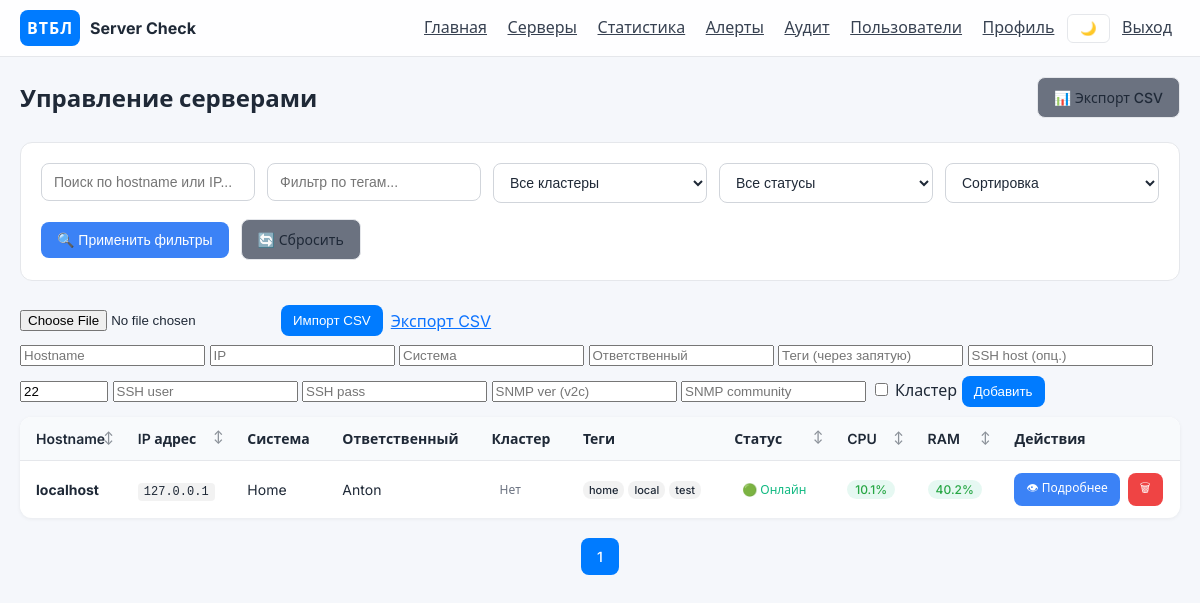
Before: /servers (signed in) with the older database file.
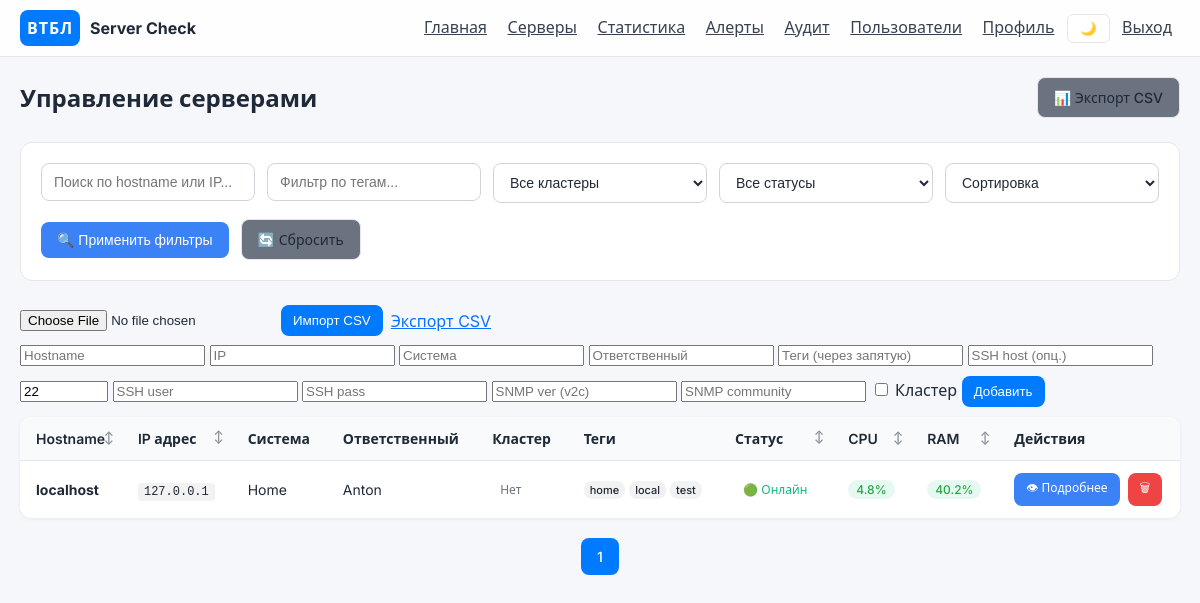
After: the same page with the newer database file.
### app/models.py (models this page shows)
class Server(Base):
    __tablename__ = "servers"
    id = Column(Integer, primary_key=True, index=True)
    hostname = Column(String(200), nullable=False)
    ip_address = Column(String(100), nullable=False)
    system_name = Column(String(200), nullable=True)
    owner = Column(String(200), nullable=True)
    is_cluster = Column(Boolean, default=False)
    tags = Column(String(500), nullable=True)
    ssh_host = Column(String(200), nullable=True)
    ssh_port = Column(Integer, default=22)
    ssh_username = Column(String(200), nullable=True)
    ssh_password = Column(String(500), nullable=True)  # Encrypted
    snmp_version = Column(String(10), nullable=True)  # v2c
    snmp_community = Column(String(500), nullable=True)  # Encrypted
    metric_source = Column(String(20), default="auto")  # auto|local|ssh|snmp
    created_at = Column(DateTime, default=datetime.utcnow)
    metrics = relationship("Metric", back_populates="server", cascade="all, delete-orphan")

class Metric(Base):
    __tablename__ = "metrics"
    id = Column(Integer, primary_key=True, index=True)
    server_id = Column(Integer, ForeignKey("servers.id", ondelete="CASCADE"), nullable=False, index=True)
    timestamp = Column(DateTime, default=datetime.utcnow, index=True)
    cpu_percent = Column(Float, nullable=True)
    ram_percent = Column(Float, nullable=True)
    disk_percent = Column(Float, nullable=True)
    processes = Column(Integer, nullable=True)
    network_in_kbps = Column(Float, nullable=True)
    network_out_kbps = Column(Float, nullable=True)
    reachable = Column(Boolean, default=None)
    server = relationship("Server", back_populates="metrics")

### app/routers.py (the view, shortened to what this page needs)
@router.get("/servers")
async def list_servers(
    request: Request,
    db: AsyncSession = Depends(get_db),
    q: str | None = None,
    cluster: str | None = None,  # 'yes' | 'no' | None
    reachable: str | None = None,  # 'yes' | 'no' | None
    sort: str | None = None,  # hostname|ip|reachable|cpu|ram
    tag: str | None = None,
    page: int = Query(1, ge=1),
    per_page: int = Query(20, ge=1, le=100),
):
    if not request.user.is_authenticated:
        return RedirectResponse(url="/login", status_code=HTTP_302_FOUND)
    servers = (await db.execute(select(Server))).scalars().all()
    enriched = []
    for s in servers:
        latest = (await db.execute(
            select(Metric).where(Metric.server_id == s.id).order_by(Metric.timestamp.desc()).limit(1)
        )).scalar_one_or_none()
        enriched.append((s, latest))
    if q:
        qlow = q.lower()
        enriched = [e for e in enriched if (qlow in e[0].hostname.lower()) or (qlow in e[0].ip_address.lower()) or (e[0].system_name and qlow in e[0].system_name.lower()) or (e[0].owner and qlow in e[0].owner.lower())]
    if cluster in {"yes", "no"}:
        want = cluster == "yes"
        enriched = [e for e in enriched if bool(e[0].is_cluster) == want]
    if reachable in {"yes", "no"}:
        want = reachable == "yes"
        enriched = [e for e in enriched if (e[1].reachable if e[1] is not None else False) == want]
    if tag:
        t = tag.lower()
        enriched = [e for e in enriched if (e[0].tags and t in e[0].tags.lower())]
    key_func = None
    reverse = False
    if sort == "hostname":
        key_func = lambda e: e[0].hostname.lower()
    elif sort == "ip":
        key_func = lambda e: e[0].ip_address
    elif sort == "reachable":
        key_func = lambda e: (e[1].reachable if e[1] is not None else False)
        reverse = True
    elif sort == "cpu":
        key_func = lambda e: (e[1].cpu_percent if (e[1] and e[1].cpu_percent is not None) else -1)
        reverse = True
    elif sort == "ram":
        key_func = lambda e: (e[1].ram_percent if (e[1] and e[1].ram_percent is not None) else -1)
        reverse = True
    if key_func:
        enriched.sort(key=key_func, reverse=reverse)
    total_items = len(enriched)
    total_pages = (total_items + per_page - 1) // per_page
    start_idx = (page - 1) * per_page
    end_idx = start_idx + per_page
    paginated_enriched = enriched[start_idx:end_idx]
    class Pagination:
        def __init__(self, page, per_page, total, items):
            self.page = page
            self.per_page = per_page
            self.total = total
            self.pages = total_pages
            self.has_prev = page > 1
            self.has_next = page < total_pages
            self.prev_num = page - 1 if self.has_prev else None
            self.next_num = page + 1 if self.has_next else None
    pagination = Pagination(page, per_page, total_items, paginated_enriched)
    is_admin = (request.session.get("role") == UserRole.admin.value) if hasattr(request, "session") else False
    return request.app.state.templates.TemplateResponse(
        "servers.html",
        {
            "request": request,
            "servers": [e[0] for e in paginated_enriched],
            "latest_map": {e[0].id: e[1] for e in paginated_enriched},
            "params": {"q": q or "", "cluster": cluster or "", "reachable": reachable or "", "sort": sort or "", "tag": tag or ""},
            "is_admin": is_admin,
            "pagination": pagination,
        },
    )

### templates/servers.html (shortened to what this page needs)
{% extends "base.html" %}
{% block content %}
  <div class="page-header">
    <h1>Управление серверами</h1>
    <div class="page-actions">
      {% if is_admin %}
      <a href="/servers/export.csv" class="btn btn-secondary">
        📊 Экспорт CSV
      </a>
      {% endif %}
    </div>
  </div>
  <div class="filters-card">
    <form method="get" action="/servers" class="filters-form">
      <div class="form-row">
        <div class="form-group">
          <input name="q" placeholder="Поиск по hostname или IP..." value="{{ params.q }}" class="form-control" />
        </div>
        <div class="form-group">
          <input name="tag" placeholder="Фильтр по тегам..." value="{{ params.tag }}" class="form-control" />
        </div>
        <div class="form-group">
          <select name="cluster" class="form-control">
            <option value="">Все кластеры</option>
          </select>
        </div>
        <div class="form-group">
          <select name="reachable" class="form-control">
            <option value="">Все статусы</option>
          </select>
        </div>
        <div class="form-group">
          <select name="sort" class="form-control">
            <option value="">Сортировка</option>
          </select>
        </div>
      </div>
      <div class="form-actions">
        <button type="submit" class="btn btn-primary">🔍 Применить фильтры</button>
        <a href="/servers" class="btn btn-secondary">🔄 Сбросить</a>
      </div>
    </form>
  </div>
  {% if is_admin %}
  <form method="post" action="/servers/import.csv" enctype="multipart/form-data" style="margin-bottom: 8px; margin-top:8px; display:flex; gap:8px; align-items:center;">
    <input type="file" name="file" accept=".csv" />
    <button type="submit">Импорт CSV</button>
    <a href="/servers/export.csv">Экспорт CSV</a>
  </form>
  <form method="post" action="/servers" style="margin-bottom: 10px;">
    <div class="row">
      <input name="hostname" placeholder="Hostname" required />
      <input name="ip_address" placeholder="IP" required />
      <input name="system_name" placeholder="Система" />
      <input name="owner" placeholder="Ответственный" />
      <input name="tags" placeholder="Теги (через запятую)" />
      <input name="ssh_host" placeholder="SSH host (опц.)" />
      <input name="ssh_port" placeholder="port" value="22" style="width:80px;" />
      <input name="ssh_username" placeholder="SSH user" />
      <input name="ssh_password" placeholder="SSH pass" />
      <input name="snmp_version" placeholder="SNMP ver (v2c)" />
      <input name="snmp_community" placeholder="SNMP community" />
      <label><input type="checkbox" name="is_cluster" value="true"/> Кластер</label>
      <button style="margin-right: 0px; margin-left: 0px; margin-top: 10px;" type="submit">Добавить</button>
    </div>
  </form>
  {% endif %}
  <div class="table-container">
    <table class="servers-table">
      <thead>
        <tr>
          <th class="sortable" data-sort="hostname">Hostname</th>
          <th class="sortable" data-sort="ip">IP адрес</th>
          <th>Система</th>
          <th>Ответственный</th>
          <th>Кластер</th>
          <th>Теги</th>
          <th class="sortable" data-sort="reachable">Статус</th>
          <th class="sortable" data-sort="cpu">CPU</th>
          <th class="sortable" data-sort="ram">RAM</th>
          <th>Действия</th>
        </tr>
      </thead>
      <tbody>
        {% for s in servers %}
        <tr>
          <td>
            <div class="server-name">
              <strong>{{ s.hostname }}</strong>
            </div>
          </td>
          <td>
            <code>{{ s.ip_address }}</code>
          </td>
          <td>{{ s.system_name or '—' }}</td>
          <td>{{ s.owner or '—' }}</td>
          <td>
            {% if s.is_cluster %}
              <span class="status-badge status-online">Да</span>
            {% else %}
              <span class="status-badge status-unknown">Нет</span>
            {% endif %}
          </td>
          <td>
            {% if s.tags %}
              <div class="tags">
                {% for tag in s.tags.split(',') %}
                  <span class="tag">{{ tag.strip() }}</span>
                {% endfor %}
              </div>
            {% else %}
              —
            {% endif %}
          </td>
          {% set m = latest_map.get(s.id) %}
          <td>
            {% if m and m.reachable %}
              <span class="status-badge status-online">🟢 Онлайн</span>
            {% elif m and m.reachable == False %}
              <span class="status-badge status-offline">🔴 Оффлайн</span>
            {% else %}
              <span class="status-badge status-unknown">⚪ Неизвестно</span>
            {% endif %}
          </td>
          <td>
            {% if m and m.cpu_percent is not none %}
              <span class="metric-badge {{ 'metric-critical' if m.cpu_percent > 90 else 'metric-warning' if m.cpu_percent > 75 else 'metric-ok' }}">
                {{ "%.1f"|format(m.cpu_percent) }}%
              </span>
            {% else %}
              —
            {% endif %}
          </td>
          <td>
            {% if m and m.ram_percent is not none %}
              <span class="metric-badge {{ 'metric-critical' if m.ram_percent > 90 else 'metric-warning' if m.ram_percent > 75 else 'metric-ok' }}">
                {{ "%.1f"|format(m.ram_percent) }}%
              </span>
            {% else %}
              —
            {% endif %}
          </td>
          <td>
            <div class="action-buttons">
              <a href="/servers/{{ s.id }}" class="btn btn-sm btn-primary">👁 Подробнее</a>
              {% if is_admin %}
                <form method="post" action="/servers/{{ s.id }}/delete" style="display:inline;">
                  <button type="submit" class="btn btn-sm btn-danger" onclick="return confirm('Удалить сервер {{ s.hostname }}?')">🗑</button>
                </form>
              {% endif %}
            </div>
          </td>
        </tr>
        {% endfor %}
      </tbody>
    </table>
  </div>
  {% if pagination %}
  <div class="pagination">
    {% for page_num in pagination.iter_pages() %}
      {% if page_num %}
        {% if page_num != pagination.page %}
          <a href="?{{ request.query_params|urlencode }}&page={{ page_num }}" class="btn btn-secondary">{{ page_num }}</a>
        {% else %}
          <span class="btn btn-primary current">{{ page_num }}</span>
        {% endif %}
      {% else %}
        <span class="btn btn-secondary disabled">...</span>
      {% endif %}
    {% endfor %}
  </div>
  {% endif %}
</body>
{% endblock %}

### templates/base.html (shortened to what this page needs)
<!doctype html>
<html>
<head>
  <link rel="stylesheet" href="/static/style.css" />
</head>
<body>
  <header class="app-header">
    <div class="brand">
      <div class="logo">ВТБЛ</div>
      <div class="brand-name">Server Check</div>
    </div>
    <nav class="nav">
      <a href="/">Главная</a>
      <a href="/servers">Серверы</a>
      <a href="/statistics">Статистика</a>
      <a href="/alerts">Алерты</a>
      <a href="/audit">Аудит</a>
      <a href="/users">Пользователи</a>
      <a href="/profile">Профиль</a>
      <button class="theme-toggle" onclick="toggleTheme()">🌙</button>
      <a href="/logout">Выход</a>
    </nav>
  </header>
  <main class="container">
    {% block content %}{% endblock %}
</body>
</html>

Changed rows visible on the page:
no longer on this page (row unchanged): Metric: cpu_percent "10.1", ram_percent "40.2"
added Metric: cpu_percent "4.8", ram_percent "40.2"
